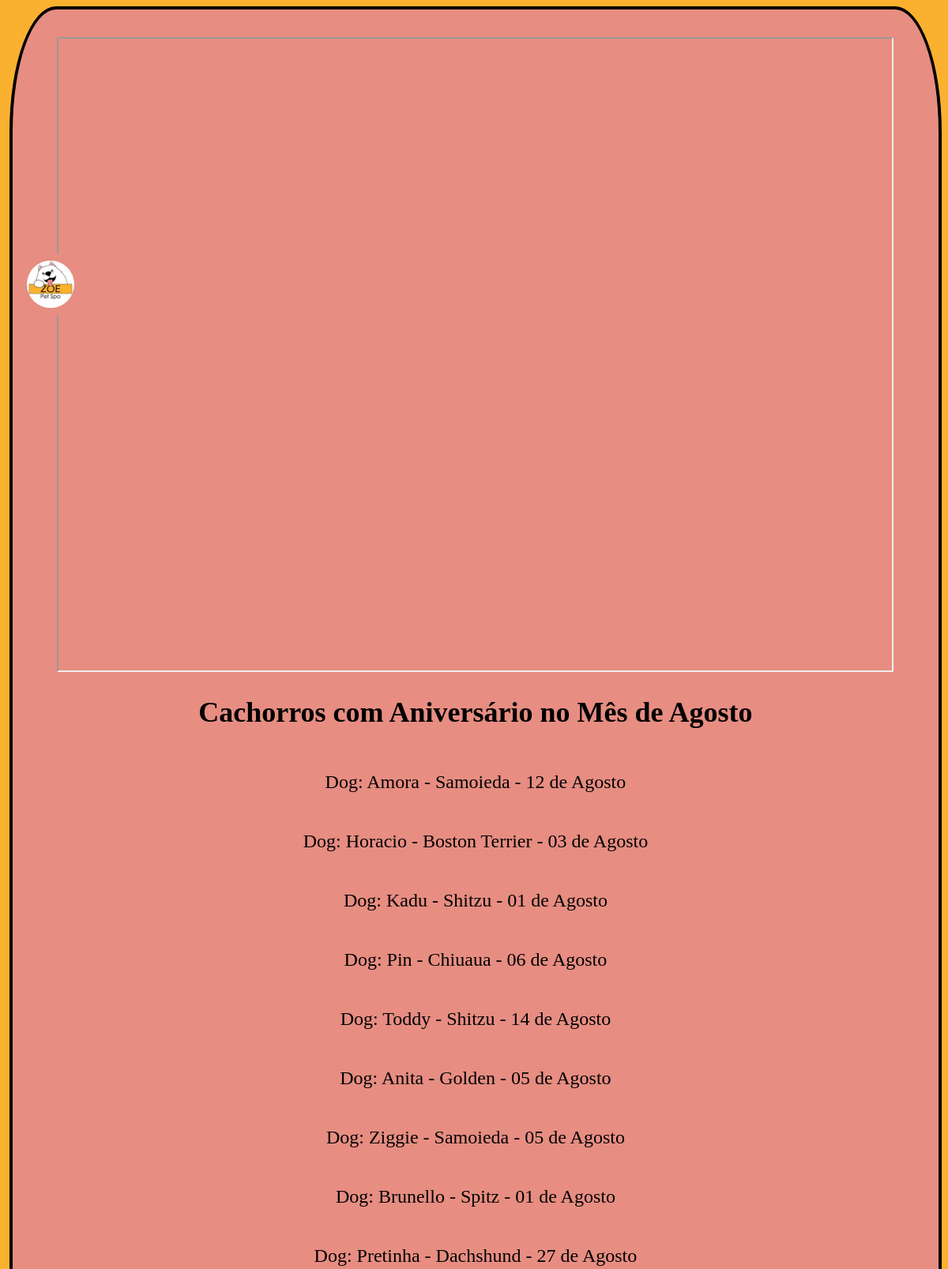
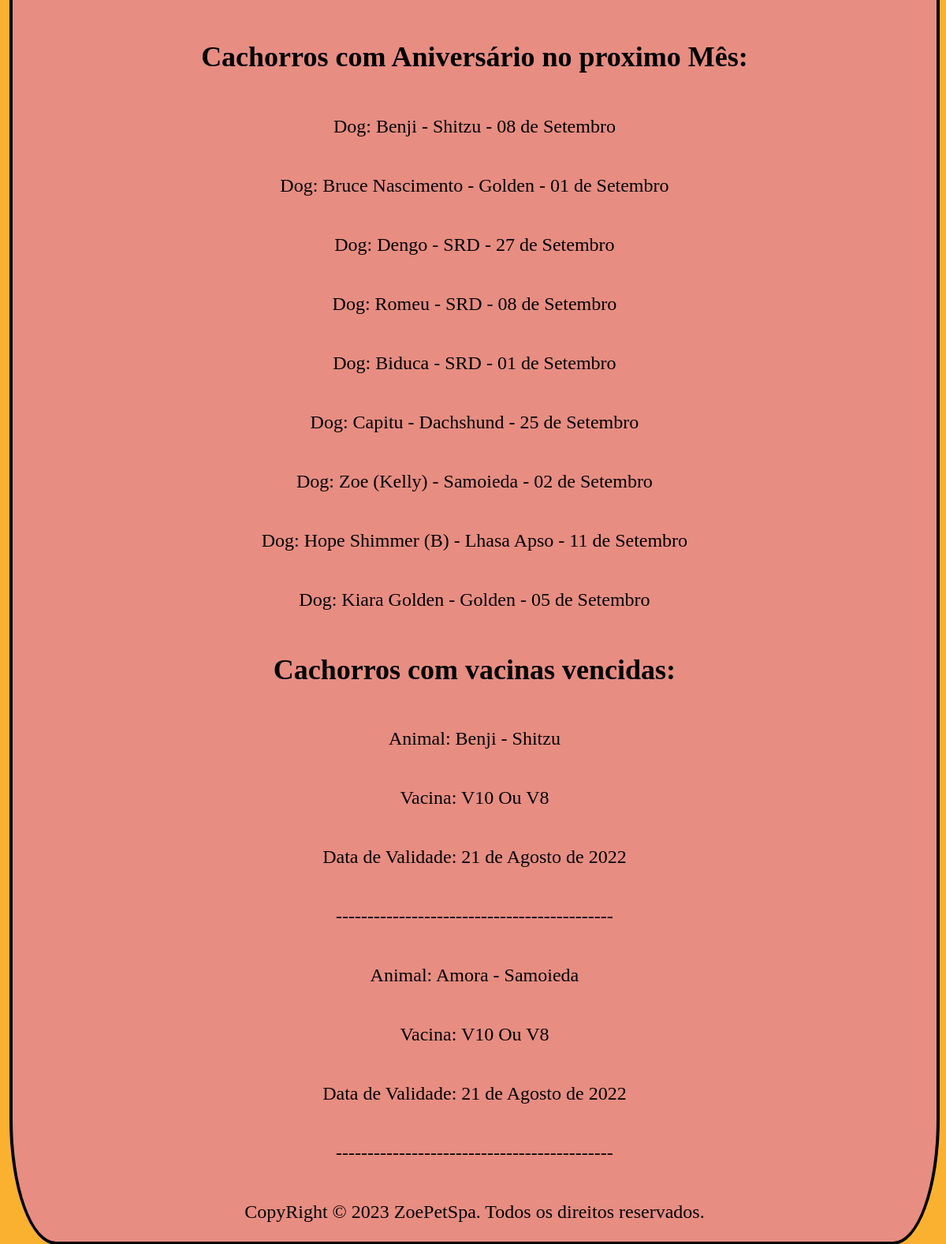
Screenshot of / (signed in) with the database file from the repository (2 pictures, top to bottom).
### ficha/models.py (models this page shows, shortened)
class FichaDog(models.Model):
    nome = models.CharField(max_length=100, primary_key=True)
    raca = models.CharField(max_length=100)
    data_de_nascimento =  models.DateField()
    sexo = models.CharField(max_length=1, choices=(('M', 'Macho'), ('F', 'Fêmea')))
    peso = models.DecimalField(max_digits=5, decimal_places=2)
    tipo_alimentacao = models.CharField(max_length=100)
    restricoes_alimentares = models.CharField(max_length=100, blank=True, null=True)
    nome_tutor = models.CharField(max_length=100,blank=True)
    contato_tutor = models.CharField(max_length=100)
    cpf_tutor = models.CharField(max_length=14)
    endereco = models.CharField(max_length=100,blank=True, null=True)
    veterinario = models.CharField(max_length=100,blank=True, null=True)
    observacoes = models.TextField(blank=True, null=True)
    data = models.DateTimeField(auto_now_add=True)
    class Meta:
            db_table = 'Ficha_Dog'

class Vacina(models.Model):
    nome = models.CharField(max_length=100)
    validade = models.CharField(max_length=50)
    nova_dose = models.IntegerField()
    class Meta:
            db_table = 'Vacina'

### ZoePetSpa/views.py (the view)
# urls.py: path('', views.home, name='home'),
def home(request, mes=None):
    if mes is None:
        mes = datetime.now().month
    proximo_mes = mes + 1 if mes < 12 else 1
    aniversario = FichaDog.objects.filter(data_de_nascimento__month=proximo_mes)
    animal = FichaDog.objects.all()
    usuario = request.user
    cachorros_aniversario = FichaDog.objects.filter(data_de_nascimento__month=mes)
    vacinas_vencidas, validadee = verificar_vacina()
    vacinas_vencidas_info = []
    vacinas_reforco_info = []
    for vacina_animal in vacinas_vencidas:
        dias = vacina_animal.vacina.nova_dose
        validade = vacina_animal.data_administracao + timedelta(days=dias)
        vacina_info = {
            'animal_nome': vacina_animal.pet.nome,
            'animal_raca': vacina_animal.pet.raca,
            'vacina_nome': vacina_animal.vacina.nome,
        }
        vacinas_vencidas_info.append(vacina_info)
    if mes == 1:
        mesnome = 'Janeiro'
        proxmes = 'Fevereiro'
    elif mes == 2:
        mesnome = 'Fevereiro'
        proxmes = 'Março'
    elif mes == 3:
        mesnome = 'Março'
        proxmes = 'Abril'
    elif mes == 4:
        mesnome = 'Abril'
        proxmes = 'Maio'
    elif mes == 5:
        mesnome = 'Maio'
        proxmes = 'Junho'
    elif mes == 6:
        mesnome = 'Junho'
        proxmes = 'Julho'
    elif mes == 7:
        mesnome = 'Julho'
        proxmes = 'Agosto'
    elif mes == 8:
        mesnome = 'Agosto'
        proxmes = 'Setembro'
    elif mes == 9:
        mesnome = 'Setembro'
        proxmes = 'Outubro'
    elif mes == 10:
        mesnome = 'Outubro'
        proxmes = 'Novembro'
    elif mes == 11:
        mesnome = 'Novembro'
        proxmes = 'Dezembro'
    elif mes == 12:
        mesnome = 'Dezembro'
        proxmes = 'Janeiro'
        proxmes = 'Fevereiro'
        proxmes = 'Fevereiro'
    context = {
        'vacinas_vencidas': vacinas_vencidas_info,
        'validade': validade,
        'cachorros_aniversario': cachorros_aniversario,
        'mes':mesnome,
        'proxmes':proxmes,
        'aniversario': aniversario,
        'usuario':usuario,
    }
    return render(request, 'home.html', context)

### ZoePetSpa/views.py (called while the page is built)
def verificar_vacina():
    vacinas_vencidas = []
    validade = []
    vacina_animal_objs = VacinaAnimal.objects.all()
    for vacina_animal in vacina_animal_objs:
        vacina = vacina_animal.vacina
        proxima_dose = vacina_animal.data_administracao + timedelta(days=vacina.nova_dose)
        if proxima_dose <= date.today():
            vacinas_vencidas.append(vacina_animal)
            validade.append(proxima_dose.strftime('%d/%m/%Y'))  # Formata a data como string
    return vacinas_vencidas, validade

### users/templates/home.html (shortened to what this page needs)
{% load static %}
<!DOCTYPE html>
<html>
  <head>
  </head>
  <body>
    <div class='corpo'>
      <img id="toggleButton" onclick="toggleForm()" src="{% static 'img/logo2.jpg' %}">
        {% load humanize %}
    </div>
    <div class='nascimento'>
      <iframe class="calendario" src="{% url 'calendario' %}" width="90%" height="800px"></iframe>
      <h2>Cachorros com Aniversário no Mês de {{mes}}</h2>
      {% if cachorros_aniversario %}
      {% for cachorro in cachorros_aniversario %}
        <p>Dog: {{ cachorro.nome }} - {{ cachorro.raca }} - {{ cachorro.data_de_nascimento|date:"d" }} de {{ cachorro.data_de_nascimento|date:"F" }}</p>
      {% endfor %}
      {% else %}
      <p>Nenhum cachorro faz aniversário neste mês.</p>
      {% endif %}
      <h2>Cachorros com Aniversário no proximo Mês:</h2>
      {% if aniversario %}
      {% for ani in aniversario %}
      <p>Dog: {{ ani.nome }} - {{ ani.raca }} - {{ ani.data_de_nascimento|date:"d" }} de {{ ani.data_de_nascimento|date:"F" }}</p>
      {% endfor %}
      {% else %}
      <p>Nenhum cachorro faz aniversário próximo mês.</p>
      {% endif %}
      <h2>Cachorros com vacinas vencidas:</h2>
      {% if vacinas_vencidas %}
        {% for vacina in vacinas_vencidas %}
          <p>Animal: {{ vacina.animal_nome }} - {{ vacina.animal_raca }}</p>
          <p>Vacina: {{ vacina.vacina_nome }}</p>
          <p>Data de Validade: {{ validade }}</p>
          <p>--------------------------------------------</p>
        {% endfor %}
      {% else %}
        <p>Todos os animais estão com suas vacinas em dias.</p>
      {% endif %}
      <footer>
        <p>CopyRight &copy; 2023 ZoePetSpa. Todos os direitos reservados.</p>
    </footer>
    </div>
  </body>
</html>

### users/templates/home.html (style rules this page uses)
body { background-image: url('/static/img/fundo.jpeg'); background-size: contain; }
.calendario { margin-top: 3%; }
#toggleButton { background-color: rgb(231, 141, 130); border: none; color: white; padding: 10px; border-radius: 50%; position: absolute; top: 10%; width: 5%; transform: rotate(0deg); transition: transform 0.3s ease; cursor: pointer; z-index: 1; z-index: 1; position: fixed; left: 2%; }
.nascimento { height: auto; border: 4px solid black; width: 99%; display: flex; align-items: center; margin-left: 1%; margin-bottom: 1%; background-color: rgb(231, 141, 130); border-radius: 5%; font-size: x-large; flex-direction: column; text-decoration: none; float: right; }

### rows the page displays
FichaDog: nome "Amora", raca "Samoieda", data_de_nascimento "12", data_de_nascimento "Agosto", animal_nome "Amora", animal_raca "Samoieda"
FichaDog: nome "Horacio", raca "Boston Terrier", data_de_nascimento "03", data_de_nascimento "Agosto"
FichaDog: nome "Kadu", raca "Shitzu", data_de_nascimento "01", data_de_nascimento "Agosto"
FichaDog: nome "Pin", raca "Chiuaua", data_de_nascimento "06", data_de_nascimento "Agosto"
FichaDog: nome "Toddy", raca "Shitzu", data_de_nascimento "14", data_de_nascimento "Agosto"
FichaDog: nome "Anita", raca "Golden", data_de_nascimento "05", data_de_nascimento "Agosto"
FichaDog: nome "Ziggie", raca "Samoieda", data_de_nascimento "05", data_de_nascimento "Agosto"
FichaDog: nome "Brunello", raca "Spitz", data_de_nascimento "01", data_de_nascimento "Agosto"
FichaDog: nome "Pretinha", raca "Dachshund", data_de_nascimento "27", data_de_nascimento "Agosto"
FichaDog: nome "Benji", raca "Shitzu", data_de_nascimento "08", data_de_nascimento "Setembro", animal_nome "Benji", animal_raca "Shitzu"
FichaDog: nome "Bruce Nascimento", raca "Golden", data_de_nascimento "01", data_de_nascimento "Setembro"
FichaDog: nome "Dengo", raca "SRD", data_de_nascimento "27", data_de_nascimento "Setembro"
FichaDog: nome "Romeu", raca "SRD", data_de_nascimento "08", data_de_nascimento "Setembro"
FichaDog: nome "Biduca", raca "SRD", data_de_nascimento "01", data_de_nascimento "Setembro"
FichaDog: nome "Capitu", raca "Dachshund", data_de_nascimento "25", data_de_nascimento "Setembro"
FichaDog: nome "Zoe (Kelly)", raca "Samoieda", data_de_nascimento "02", data_de_nascimento "Setembro"
FichaDog: nome "Hope Shimmer (B)", raca "Lhasa Apso", data_de_nascimento "11", data_de_nascimento "Setembro"
FichaDog: nome "Kiara Golden", raca "Golden", data_de_nascimento "05", data_de_nascimento "Setembro"
Vacina: vacina_nome "V10 Ou V8" "V10 Ou V8"

### other values shown
{{ mes }} "Agosto"
{{ validade }} "21 de Agosto de 2022" "21 de Agosto de 2022"
